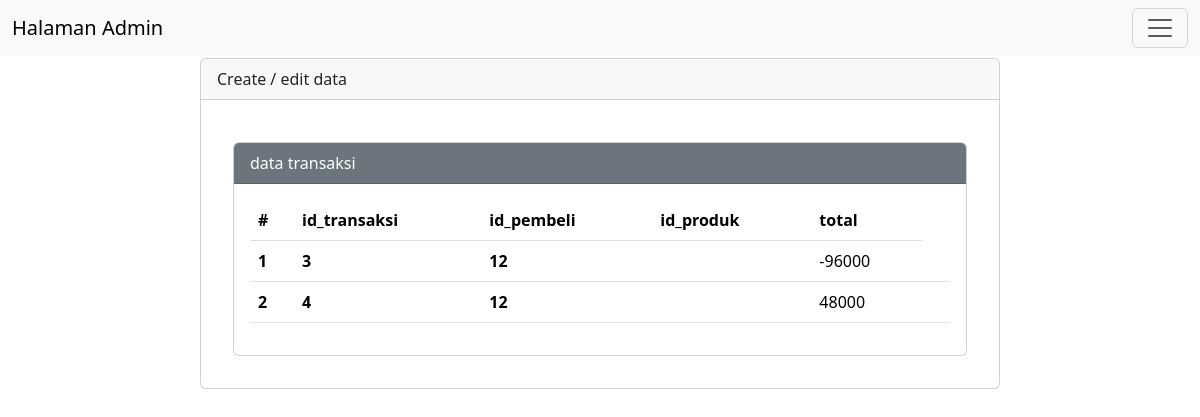
/halamantransaksi.php, run on the app's committed database.
### tables this page shows
CREATE TABLE `membeli` (
  `id_transaksi` int(11) NOT NULL,
  `total` int(11) NOT NULL,
  `tgl_transaksi` date NOT NULL,
  `id_pembeli` int(11) NOT NULL,
  `alamat` varchar(50) NOT NULL
);

### halamantransaksi.php (the view, shortened to what this page needs)
<?php
$host = "localhost";
$user = "root";
$pass = "";
$db = "toko_kuliner";
$koneksi = mysqli_connect($host, $user, $pass, $db);
?>
<!DOCTYPE html>
<html lang="en">
<head>
    <!doctype html>
<html lang="en">
  <head>
    <link href="https://cdn.jsdelivr.net/npm/bootstrap@5.3.1/dist/css/bootstrap.min.css" rel="stylesheet">
  </head>
  <body>
    <h1>Hello, world!</h1>
  </body>
</html>
</head>
<body>
<nav class="navbar bg-body-tertiary fixed-top">
  <div class="container-fluid">
    <a class="navbar-brand" href="#">Halaman Admin</a>
    <button class="navbar-toggler" type="button" data-bs-toggle="offcanvas" data-bs-target="#offcanvasNavbar" aria-controls="offcanvasNavbar" aria-label="Toggle navigation">
      <span class="navbar-toggler-icon"></span>
    </button>
  </div>
</nav>
    <div class="mx-auto">
        <div class="card">
            <div class="card-header">
                Create / edit data
            </div>
            <div class="card-body">
            <div class="card-body">
            <div class="card">
                <div class="card-header text-white bg-secondary">
                    data transaksi
                </div>
                <div class="card-body">
                    <table class="table">
                        <thead>
                            <tr>
                                <th scope="col">#</th>
                                <th scope="col">id_transaksi</th>
                                <th scope="col">id_pembeli</th>
                                <th scope="col">id_produk</th>
                                <th scope="col">total</th>
                            </tr>
                            <tbody>
                                <?php
                                 $sql2="select * from membeli order by id_transaksi";
                                 $q2= mysqli_query($koneksi,$sql2);
                                 $urut=1;
                                 while($r2= mysqli_fetch_array($q2)){
                                    $id_transaksi=$r2['id_transaksi'];
                                    $id_pembeli=$r2['id_pembeli'];
                                    $id_produk=$r2['id_produk'];
                                    $total=$r2['total'];
                                    ?>
                                    <tr>
                                        <th scope="row"><?php echo $urut++ ?></th>
                                        <th scope="row"><?php echo $id_transaksi ?></th>
                                        <th scope="row"><?php echo $id_pembeli ?></th>
                                        <th scope="row"><?php echo $id_produk ?></th>
                                        <td scope="row"><?php echo $total ?></td>
                                        <td scope="row">
                                        </td>
                                    </tr>
                                    <?php
                                 }
                                ?>
                            </tbody>
                        </thead>
                    </table>
                </div>
            </div>
        </div>
</body>
</html>

### halamantransaksi.php (style rules this page uses)
.mx-auto { width: 800px }
.card { margin-top: 10px; }

### data on the page
membeli: id_transaksi "3", id_pembeli "12", total "-96000"
membeli: id_transaksi "4", id_pembeli "12", total "48000"
